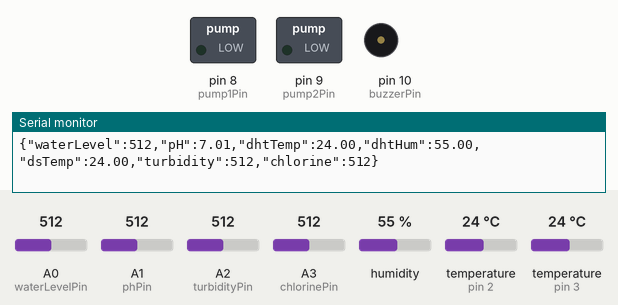
Recording of a sketch running on a simulated Arduino Uno, built with avr-gcc and run on an emulated ATmega328P. On the bench: switched loads named in the sketch (green lamp = pin HIGH), buzzer (waves = sounding, pin HIGH), the last lines printed to the serial monitor. Inputs (shaded band) come from the test bench; at power-on: A0 (waterLevelPin) = 512, A1 (phPin) = 512, A2 (turbidityPin) = 512, A3 (chlorinePin) = 512, humidity 55 %, temperature (sensors on pin 2, pin 3) 24 °C.

Above: at 3.6 s.
3.7 s: A0 (waterLevelPin) set to 692
7.6 s: A0 (waterLevelPin) set to 708
At 10.0 s:
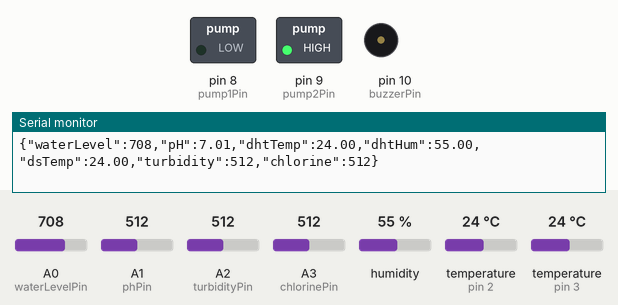
11.2 s: A1 (phPin) set to 538
14.8 s: A1 (phPin) set to 564
At 17.9 s:
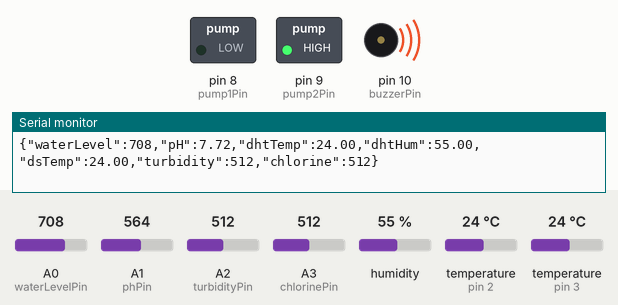
19.1 s: A0 (waterLevelPin) set to 690
At 21.8 s:
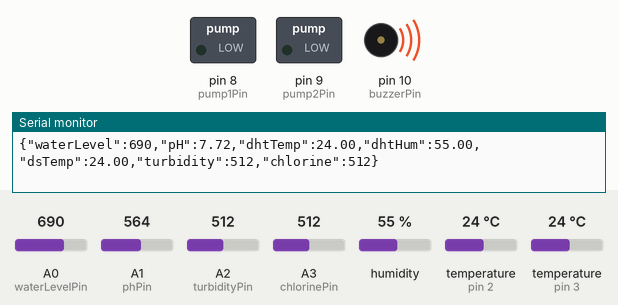
22.7 s: A0 (waterLevelPin) set to 312
27.3 s: A0 (waterLevelPin) set to 282
At 29.7 s:
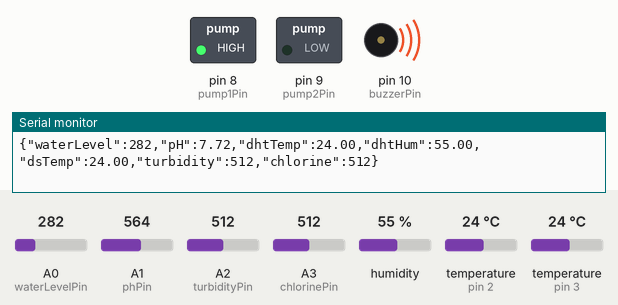
Timing chart, 0 to 31.2 s (numbered marks = the images above; inputs shaded):
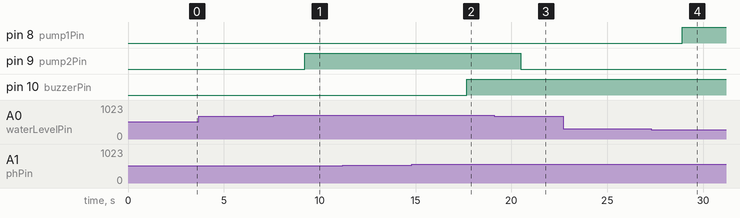

The sketch:

controller_serial.ino
```cpp
/*
  controller_serial.ino
  Arduino: reads sensors, controls pumps & buzzer locally,
  prints JSON over Serial for Raspberry Pi ingestion.
*/

#include <DHT.h>
#include <OneWire.h>
#include <DallasTemperature.h>

#define DHTPIN 2
#define DHTTYPE DHT22
#define ONE_WIRE_BUS 3

const int waterLevelPin = A0;
const int phPin = A1;
const int turbidityPin = A2;
const int chlorinePin = A3;

const int pump1Pin = 8;
const int pump2Pin = 9;
const int buzzerPin = 10;

DHT dht(DHTPIN, DHTTYPE);
OneWire oneWire(ONE_WIRE_BUS);
DallasTemperature dsensor(&oneWire);

const int MAX_WATER_LEVEL = 700;
const int MIN_WATER_LEVEL = 300;

void setup() {
  Serial.begin(9600);
  dht.begin();
  dsensor.begin();
  pinMode(pump1Pin, OUTPUT);
  pinMode(pump2Pin, OUTPUT);
  pinMode(buzzerPin, OUTPUT);
  digitalWrite(pump1Pin, LOW);
  digitalWrite(pump2Pin, LOW);
  digitalWrite(buzzerPin, LOW);
}

void loop() {
  int waterLevel = analogRead(waterLevelPin);
  int phRaw = analogRead(phPin);
  int turbidityRaw = analogRead(turbidityPin);
  int chlorineRaw = analogRead(chlorinePin);

  float pH = (phRaw / 1023.0) * 14.0; // calibrate on hardware
  float humidity = dht.readHumidity();
  float dhtTemp = dht.readTemperature();
  dsensor.requestTemperatures();
  float dsTemp = dsensor.getTempCByIndex(0);

  // pump control (from report logic)
  if (waterLevel >= MAX_WATER_LEVEL) {
    digitalWrite(pump1Pin, LOW);
    digitalWrite(pump2Pin, HIGH);
  } else if (waterLevel <= MIN_WATER_LEVEL) {
    digitalWrite(pump1Pin, HIGH);
    digitalWrite(pump2Pin, LOW);
  } else {
    digitalWrite(pump1Pin, LOW);
    digitalWrite(pump2Pin, LOW);
  }

  // buzzer logic
  bool alert = false;
  if (pH < 6.5 || pH > 7.5) alert = true;
  if (turbidityRaw > 700) alert = true;
  if (chlorineRaw < 300) alert = true;
  if (isnan(humidity) || isnan(dhtTemp) || dsTemp == DEVICE_DISCONNECTED_C) alert = true;
  digitalWrite(buzzerPin, alert ? HIGH : LOW);

  // print JSON line to serial (gateway reads this)
  Serial.print("{");
  Serial.print("\"waterLevel\":"); Serial.print(waterLevel); Serial.print(",");
  Serial.print("\"pH\":"); Serial.print(pH, 2); Serial.print(",");
  Serial.print("\"dhtTemp\":"); Serial.print(dhtTemp, 2); Serial.print(",");
  Serial.print("\"dhtHum\":"); Serial.print(humidity, 2); Serial.print(",");
  Serial.print("\"dsTemp\":"); Serial.print(dsTemp, 2); Serial.print(",");
  Serial.print("\"turbidity\":"); Serial.print(turbidityRaw); Serial.print(",");
  Serial.print("\"chlorine\":"); Serial.print(chlorineRaw);
  Serial.println("}");

  delay(2000);
}
```

Measured:
- the behaviour switches between 699 and 700 on A0 (waterLevelPin) (found by bisection; images 0 and 1)
- the behaviour switches between 548 and 549 on A1 (phPin) (found by bisection; images 1 and 2)
- the behaviour switches between 301 and 300 on A0 (waterLevelPin) (found by bisection; images 3 and 4)
- after the input at 7.6 s, pin 9 (pump2Pin): LOW → HIGH after 1.6 s
- after the input at 14.8 s, pin 10 (buzzerPin): LOW → HIGH after 2.9 s
- after the input at 19.1 s, pin 9 (pump2Pin): HIGH → LOW after 1.4 s
- after the input at 27.3 s, pin 8 (pump1Pin): LOW → HIGH after 1.6 s
